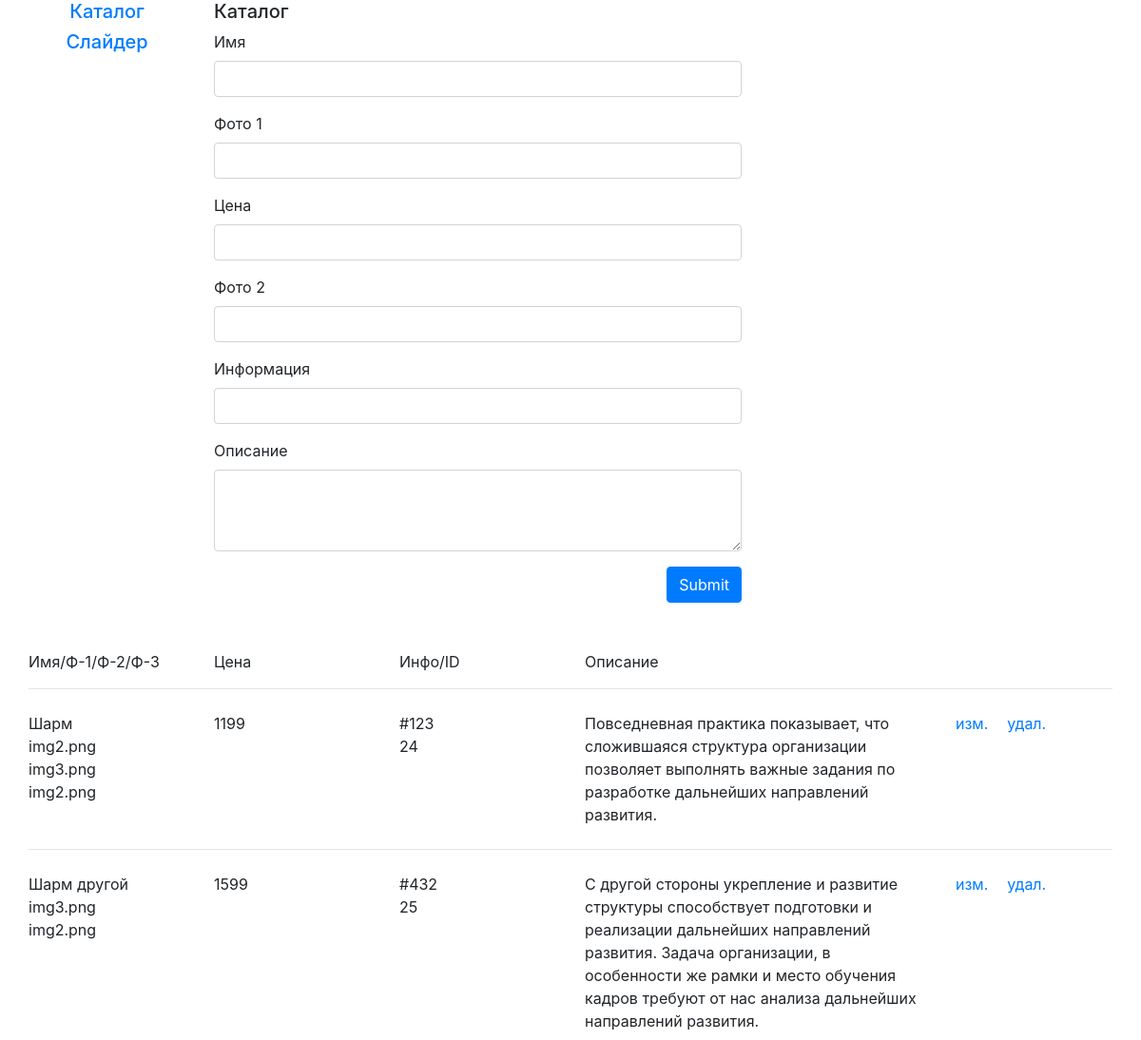
/admin/admin.php, run on the app's committed database.
### tables this page shows
CREATE TABLE `items` (
  `id` int(11) NOT NULL,
  `name` varchar(50) NOT NULL,
  `price` int(11) NOT NULL,
  `title` varchar(50) NOT NULL,
  `descr` varchar(499) NOT NULL,
  `img1` varchar(50) NOT NULL,
  `img2` varchar(50) NOT NULL,
  `img3` varchar(50) NOT NULL
);

### admin/admin.php (the view, shortened to what this page needs)
<?php
    require_once '../config/connect.php';
?>
<!doctype html>
<html lang="en">
  <head>
    <link rel="stylesheet" href="https://stackpath.bootstrapcdn.com/bootstrap/4.1.3/css/bootstrap.min.css">
    <link rel="stylesheet" href="../css/style.css">
   </head>
  <body>
    <div class="container">
        <div class="row">
            <div class="col-12 col-md-2">
                <div class="row justify-content-center">
                    <div class="col-12">
                        <div class="text-center">
                            <h5><a href="../admin/admin.php">Каталог</a></h5>
                        </div>
                    </div>
                    <div class="col-12">
                        <div class="text-center">
                            <h5><a href="../admin/admin-slider.php">Слайдер</a></h5>
                        </div>
                    </div>
                </div>
            </div>
            <div class="col-12 col-md-6">
                <form action="../vendor/create.php" method="post">
                <div class="row">
                    <div class="col-12">
                        <h5>Каталог</h5>
                    </div>
                    <div class="col-12">
                        <div class="form-group">
                            <label for="exampleInputEmail1">Имя</label>
                            <input name="name" class="form-control" id="exampleInputEmail1" aria-describedby="emailHelp">
                        </div>
                    </div>
                    <div class="col-12">
                        <div class="form-group">
                            <label for="exampleInputEmail1">Фото 1</label>
                            <input name="img1" class="form-control" id="exampleInputEmail1" aria-describedby="emailHelp">
                        </div>
                    </div>
                    <div class="col-12">
                        <div class="form-group">
                            <label for="exampleInputEmail1">Цена</label>
                            <input name="price" class="form-control" id="exampleInputEmail1" aria-describedby="emailHelp">
                        </div>
                    </div>
                    <div class="col-12">
                        <div class="form-group">
                            <label for="exampleInputEmail1">Фото 2</label>
                            <input name="img2" class="form-control" id="exampleInputEmail1" aria-describedby="emailHelp">
                        </div>
                    </div>
                    <div class="col-12">
                        <div class="form-group">
                            <label for="exampleInputEmail1">Информация</label>
                            <input name="title" class="form-control" id="exampleInputEmail1" aria-describedby="emailHelp">
                        </div>
                    </div>
                    <div class="col-12">
                        <div class="form-group">
                            <label for="exampleFormControlTextarea1">Описание</label>
                            <textarea name="descr" class="form-control" id="exampleFormControlTextarea1" rows="3"></textarea>
                        </div>
                    </div>
                    <div class="col-12">
                        <div class="text-right">
                            <button type="submit" class="btn btn-primary">Submit</button>
                        </div>
                    </div>
                </div>
                </form>
            </div>
                <div class="col-12 items">
                    <div class="row">
                        <div class="col-2">
                            Имя/Ф-1/Ф-2/Ф-3
                        </div>
                        <div class="col-2">
                            Цена
                        </div>
                        <div class="col-2">
                            Инфо/ID
                        </div>
                        <div class="col-4">
                            Описание
                        </div>
                    </div>
            <?php
            $items = mysqli_query($connect, "SELECT * FROM `items`");
            $items = mysqli_fetch_all($items);
            foreach($items as $item) { ?>
            <hr>
                    <div class="row admin__catalog">
                        <div class="col-2">
                            <?= $item[1] ?> <br><?= $item[5] ?> <br> <?= $item[6] ?> <br> <?= $item[7] ?>
                        </div>
                        <div class="col-2">
                            <?= $item[2] ?>
                        </div>
                        <div class="col-2">
                            <?= $item[3] ?> <br> <?= $item[0] ?>
                        </div>
                        <div class="col-4">
                            <?= $item[4] ?>
                        </div>
                        <div class="col-2">
                            <a href="update.php?id=<?= $item[0]?>">изм.</a><a href="../vendor/delete.php?id=<?= $item[0]?>" style="padding-left: 20px">удал.</a>
                        </div>
                    </div>
            <?php } ?>
            </div>
        </div>
    </div>
  </body>
</html>

### css/style.css (style rules this page uses)
html, body { overflow-x: hidden; }
a { text-decoration: none !important; }
.items { padding-top:50px; }
:root { --swiper-theme-color: #fff !important; }
.container { padding: 0px !important; }
.admin__catalog { padding-top: 8px; padding-bottom: 8px; }

### data on the page
items: name "Шарм", img1 "img2.png", img2 "img3.png", img3 "img2.png", price "1199", title "#123", id "24", descr "Повседневная практика показывает, что сложившаяся структура организации позволяет выполнять важные задания по разработке дальнейших направлений развития."
items: name "Шарм другой", img1 "img3.png", img2 "img2.png", price "1599", title "#432", id "25", descr "С другой стороны укрепление и развитие структуры способствует подготовки и реализации дальнейших направлений развития. Задача организации, в особенности же рамки и место обучения кадров требуют от нас анализа дальнейших направлений развития."
